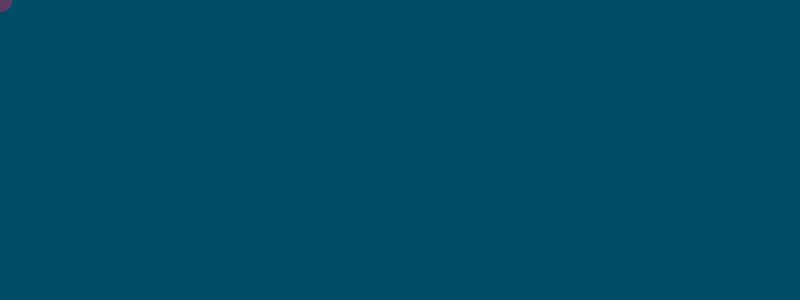
Frame 1 (no input)
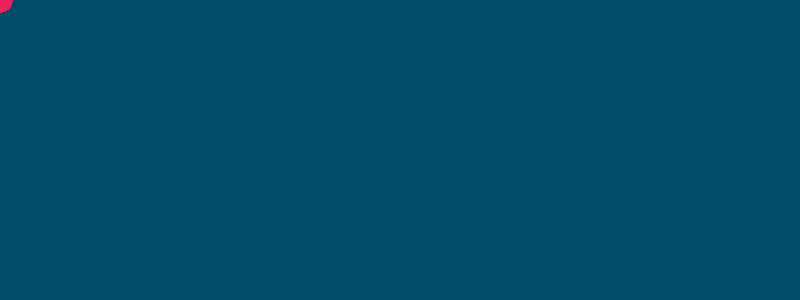
Frame 60 (no input)
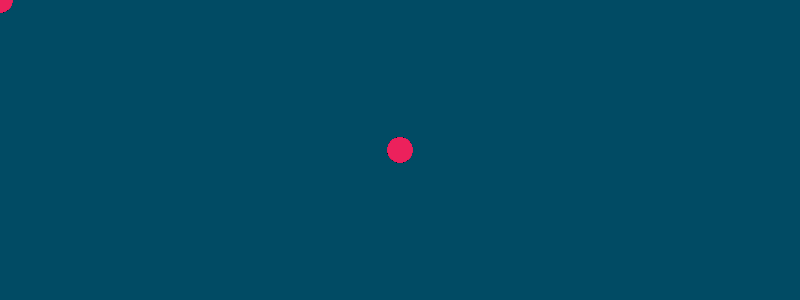
Frame 120 (the mouse pressed at the canvas centre since frame 60)

The p5.js sketch that drew these frames (run headless with seeded random() and noise() and a simulated clock; from frame 60 on, the mouse is pressed at the canvas centre):

// p5.js sketch
// ── sketch.js
setup = () => {
  createCanvas(800, 300)
  background(1, 75, 100)
}

draw = () => {
  let x = mouseX
  let y = mouseY
  let size = 25
  fill(237, 34, 93, 100)
  noStroke()
  ellipse(x, y, size, size)
}
